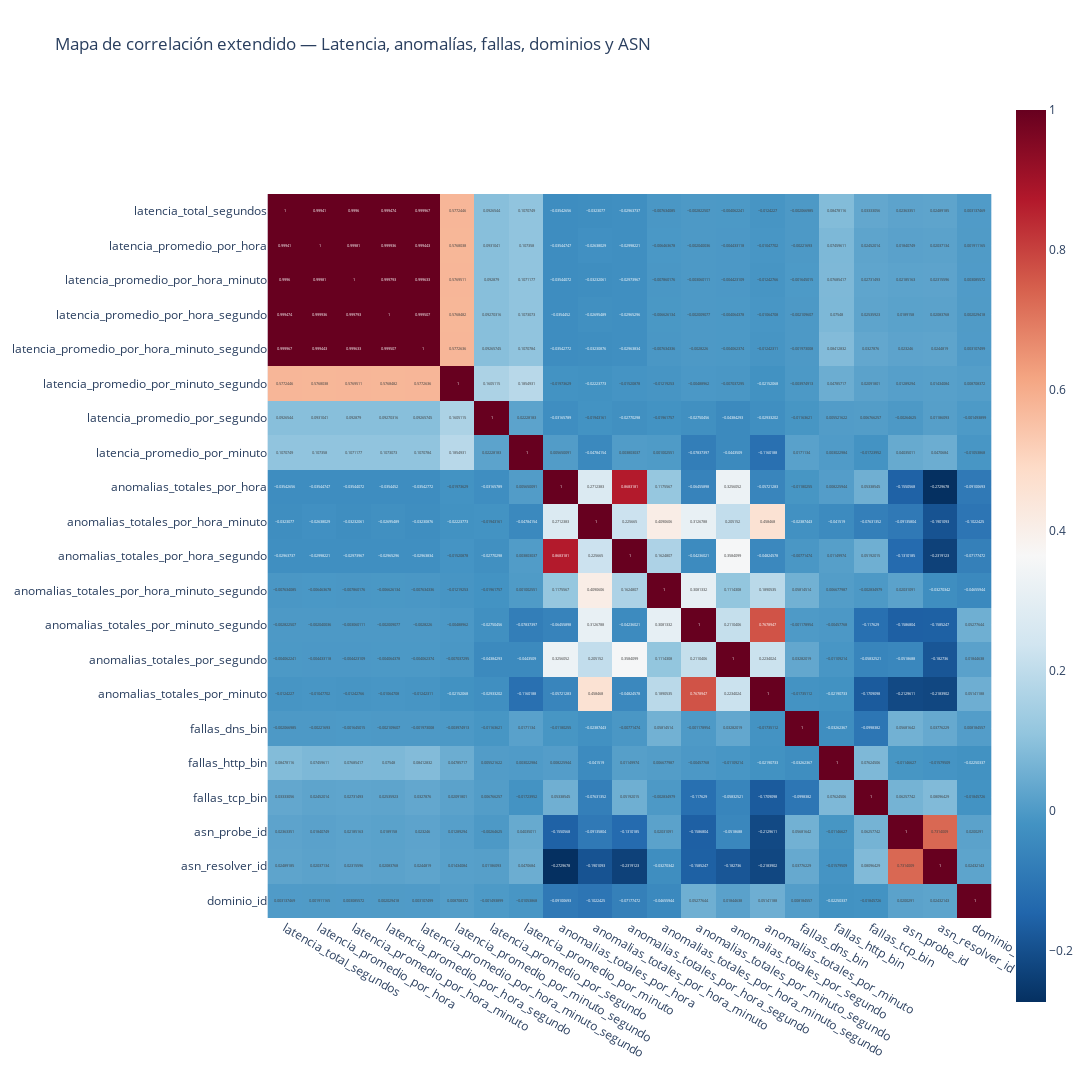

Write notebook code for a chart like this one.
### Code cell
# === CHUNK 4 — Mapa de correlación extendido (corregido) ===

import pandas as pd
import numpy as np
import plotly.express as px

df_wc = df_v1_wc.copy()

# Ordenar por tiempo
df_wc = df_wc.sort_values("measurement_start_time").reset_index(drop=True)

# ============================================================
# LATENCIA — SERIES DERIVADAS
# ============================================================

df_wc["latencia_promedio_por_hora"] = df_wc.groupby(
    ["dia", "hora"]
)["latencia_total_segundos"].transform("mean")

df_wc["latencia_promedio_por_hora_minuto"] = df_wc.groupby(
    ["dia", "hora", "minuto"]
)["latencia_total_segundos"].transform("mean")

df_wc["latencia_promedio_por_hora_segundo"] = df_wc.groupby(
    ["dia", "hora", "segundo"]
)["latencia_total_segundos"].transform("mean")

df_wc["latencia_promedio_por_hora_minuto_segundo"] = df_wc.groupby(
    ["dia", "hora", "minuto", "segundo"]
)["latencia_total_segundos"].transform("mean")

df_wc["latencia_promedio_por_minuto_segundo"] = df_wc.groupby(
    ["dia", "minuto", "segundo"]
)["latencia_total_segundos"].transform("mean")

df_wc["latencia_promedio_por_segundo"] = df_wc.groupby(
    ["dia", "segundo"]
)["latencia_total_segundos"].transform("mean")

df_wc["latencia_promedio_por_minuto"] = df_wc.groupby(
    ["dia", "minuto"]
)["latencia_total_segundos"].transform("mean")

# ============================================================
# ANOMALÍAS — SERIES DERIVADAS
# ============================================================

df_wc["anomalias_totales_por_hora"] = df_wc.groupby(
    ["dia", "hora"]
)["anomalía_detectada_bin"].transform("sum")

df_wc["anomalias_totales_por_hora_minuto"] = df_wc.groupby(
    ["dia", "hora", "minuto"]
)["anomalía_detectada_bin"].transform("sum")

df_wc["anomalias_totales_por_hora_segundo"] = df_wc.groupby(
    ["dia", "hora", "segundo"]
)["anomalía_detectada_bin"].transform("sum")

df_wc["anomalias_totales_por_hora_minuto_segundo"] = df_wc.groupby(
    ["dia", "hora", "minuto", "segundo"]
)["anomalía_detectada_bin"].transform("sum")

df_wc["anomalias_totales_por_minuto_segundo"] = df_wc.groupby(
    ["dia", "minuto", "segundo"]
)["anomalía_detectada_bin"].transform("sum")

df_wc["anomalias_totales_por_segundo"] = df_wc.groupby(
    ["dia", "segundo"]
)["anomalía_detectada_bin"].transform("sum")

df_wc["anomalias_totales_por_minuto"] = df_wc.groupby(
    ["dia", "minuto"]
)["anomalía_detectada_bin"].transform("sum")

# ============================================================
# INFRAESTRUCTURA
# ============================================================

df_wc["dominio_id"] = df_wc["dominio"].astype("category").cat.codes
df_wc["asn_probe_id"] = df_wc["probe_asn"].astype("category").cat.codes
df_wc["asn_resolver_id"] = df_wc["resolver_asn"].astype("category").cat.codes

# ============================================================
# MATRIZ DE CORRELACIÓN
# ============================================================

features = [
    "latencia_total_segundos",
    "latencia_promedio_por_hora",
    "latencia_promedio_por_hora_minuto",
    "latencia_promedio_por_hora_segundo",
    "latencia_promedio_por_hora_minuto_segundo",
    "latencia_promedio_por_minuto_segundo",
    "latencia_promedio_por_segundo",
    "latencia_promedio_por_minuto",

    "anomalias_totales_por_hora",
    "anomalias_totales_por_hora_minuto",
    "anomalias_totales_por_hora_segundo",
    "anomalias_totales_por_hora_minuto_segundo",
    "anomalias_totales_por_minuto_segundo",
    "anomalias_totales_por_segundo",
    "anomalias_totales_por_minuto",

    "fallas_dns_bin",
    "fallas_http_bin",
    "fallas_tcp_bin",

    "asn_probe_id",
    "asn_resolver_id",
    "dominio_id",
]

valid_features = [c for c in features if df_wc[c].std() > 0]

corr_df = df_wc[valid_features].corr().fillna(0)

fig_corr = px.imshow(
    corr_df,
    color_continuous_scale="RdBu_r",
    title="Mapa de correlación extendido — Latencia, anomalías, fallas, dominios y ASN",
    text_auto=True,
    width=1400,
    height=1400
)

fig_corr.show()

### Figure 1 — Plotly figure (JSON) as saved in the notebook; plotly's stock layout.template omitted (floating-point values rounded to 4 significant figures; data arrays with more than 128 entries replaced by an {"elided": "..."} marker saying what was removed)
{"data": [{"coloraxis": "coloraxis", "hovertemplate": "x: %{x}<br>y: %{y}<br>color: %{z}<extra></extra>", "name": "0", "texttemplate": "%{z}", "type": "heatmap", "x": ["latencia_total_segundos", "latencia_promedio_por_hora", "latencia_promedio_por_hora_minuto", "latencia_promedio_por_hora_segundo", "latencia_promedio_por_hora_minuto_segundo", "latencia_promedio_por_minuto_segundo", "latencia_promedio_por_segundo", "latencia_promedio_por_minuto", "anomalias_totales_por_hora", "anomalias_totales_por_hora_minuto", "anomalias_totales_por_hora_segundo", "anomalias_totales_por_hora_minuto_segundo", "anomalias_totales_por_minuto_segundo", "anomalias_totales_por_segundo", "anomalias_totales_por_minuto", "fallas_dns_bin", "fallas_http_bin", "fallas_tcp_bin", "asn_probe_id", "asn_resolver_id", "dominio_id"], "xaxis": "x", "y": ["latencia_total_segundos", "latencia_promedio_por_hora", "latencia_promedio_por_hora_minuto", "latencia_promedio_por_hora_segundo", "latencia_promedio_por_hora_minuto_segundo", "latencia_promedio_por_minuto_segundo", "latencia_promedio_por_segundo", "latencia_promedio_por_minuto", "anomalias_totales_por_hora", "anomalias_totales_por_hora_minuto", "anomalias_totales_por_hora_segundo", "anomalias_totales_por_hora_minuto_segundo", "anomalias_totales_por_minuto_segundo", "anomalias_totales_por_segundo", "anomalias_totales_por_minuto", "fallas_dns_bin", "fallas_http_bin", "fallas_tcp_bin", "asn_probe_id", "asn_resolver_id", "dominio_id"], "yaxis": "y", "z": {"elided": "21x21 float values"}}], "layout": {"coloraxis": {"colorscale": [[0, "rgb(5,48,97)"], [0.1, "rgb(33,102,172)"], [0.2, "rgb(67,147,195)"], [0.3, "rgb(146,197,222)"], [0.4, "rgb(209,229,240)"], [0.5, "rgb(247,247,247)"], [0.6, "rgb(253,219,199)"], [0.7, "rgb(244,165,130)"], [0.8, "rgb(214,96,77)"], [0.9, "rgb(178,24,43)"], [1, "rgb(103,0,31)"]]}, "height": 1400, "title": {"text": "Mapa de correlación extendido — Latencia, anomalías, fallas, dominios y ASN"}, "width": 1400, "xaxis": {"anchor": "y", "constrain": "domain", "domain": [0, 1], "scaleanchor": "y"}, "yaxis": {"anchor": "x", "autorange": "reversed", "constrain": "domain", "domain": [0, 1]}}}
